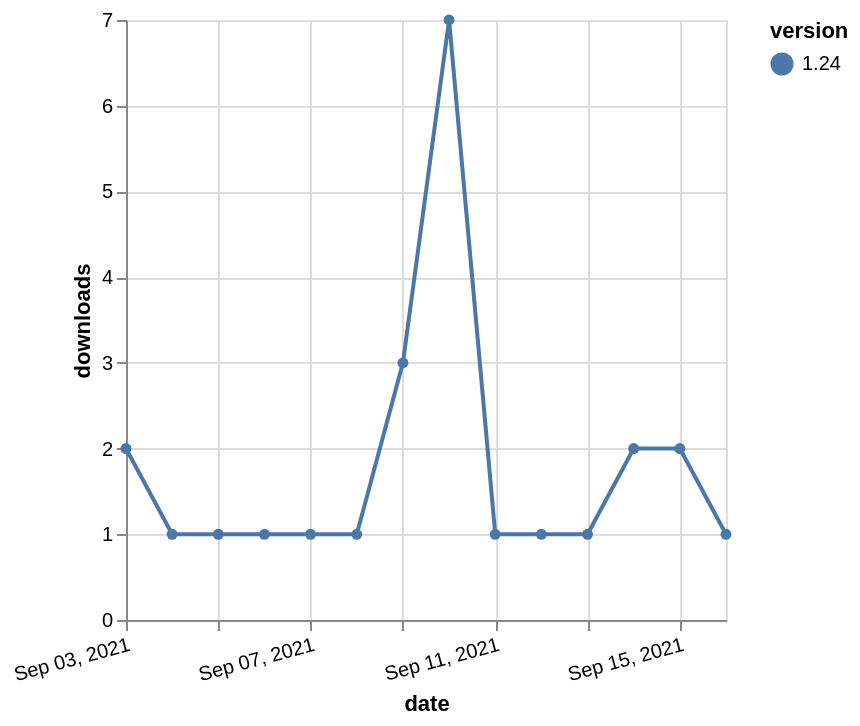

Vega-Lite specification for this chart:
### Vega-Lite specification from a JSON file in a GitHub repository (floating-point values rounded to 4 significant figures)
{"$schema": "https://vega.github.io/schema/vega-lite/v5.json", "description": "A simple bar chart with embedded data.", "data": {"values": [{"date": "2021-09-03", "total": 697, "delta": 2, "version": "1.24"}, {"date": "2021-09-04", "total": 698, "delta": 1, "version": "1.24"}, {"date": "2021-09-05", "total": 699, "delta": 1, "version": "1.24"}, {"date": "2021-09-06", "total": 700, "delta": 1, "version": "1.24"}, {"date": "2021-09-07", "total": 701, "delta": 1, "version": "1.24"}, {"date": "2021-09-08", "total": 702, "delta": 1, "version": "1.24"}, {"date": "2021-09-09", "total": 705, "delta": 3, "version": "1.24"}, {"date": "2021-09-10", "total": 712, "delta": 7, "version": "1.24"}, {"date": "2021-09-11", "total": 713, "delta": 1, "version": "1.24"}, {"date": "2021-09-12", "total": 714, "delta": 1, "version": "1.24"}, {"date": "2021-09-13", "total": 715, "delta": 1, "version": "1.24"}, {"date": "2021-09-14", "total": 717, "delta": 2, "version": "1.24"}, {"date": "2021-09-15", "total": 719, "delta": 2, "version": "1.24"}, {"date": "2021-09-16", "total": 720, "delta": 1, "version": "1.24"}]}, "width": "container", "mark": {"type": "line", "point": {"filled": true}}, "encoding": {"x": {"field": "date", "type": "temporal", "timeUnit": "yearmonthdate", "title": "date", "axis": {"labelAngle": -15}}, "y": {"field": "delta", "type": "quantitative", "title": "downloads"}, "color": {"field": "version", "type": "nominal"}, "tooltip": {"field": "delta"}}}
